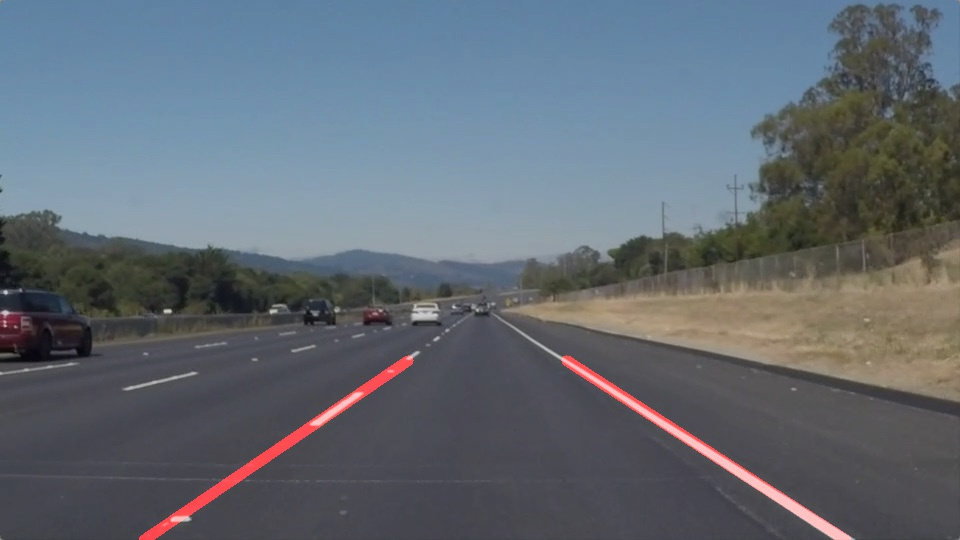
#> input picture test_images_out/solidWhiteRight.jpg, 960 x 540 px, found by its file name
$ jupyter execute --allow-errors P1.ipynb   (shell and % lines are left out)
#> lines starting #> are read from the running program, lines starting #| are printed output that depends on the picture; after the words box and inside, x2 and y2 are one past the last pixel; in counts of white or black regions, pixels touching at a corner belong together
# Self-Driving Car Engineer Nanodegree

## Project: **Finding Lane Lines on the Road**
***
In this project, you will use the tools you learned about in the lesson to identify lane lines on the road.  You can develop your pipeline on a series of individual images, and later apply the result to a video stream (really just a series of images). Check out the video clip "raw-lines-example.mp4" (also contained in this repository) to see what the output should look like after using the helper functions below.

Once you have a result that looks roughly like "raw-lines-example.mp4", you'll need to get creative and try to average and/or extrapolate the line segments you've detected to map out the full extent of the lane lines.  You can see an example of the result you're going for in the video "P1_example.mp4".  Ultimately, you would like to draw just one line for the left side of the lane, and one for the right.

In addition to implementing code, there is a brief writeup to complete. The writeup should be completed in a separate file, which can be either a markdown file or a pdf document. There is a [write up template](https://github.com/udacity/CarND-LaneLines-P1/blob/master/writeup_template.md) that can be used to guide the writing process. Completing both the code in the Ipython notebook and the writeup template will cover all of the [rubric points](https://review.udacity.com/#!/rubrics/322/view) for this project.

---
Let's have a look at our first image called 'test_images/solidWhiteRight.jpg'.  Run the 2 cells below (hit Shift-Enter or the "play" button above) to display the image.

**Note: If, at any point, you encounter frozen display windows or other confounding issues, you can always start again with a clean slate by going to the "Kernel" menu above and selecting "Restart & Clear Output".**

---

**The tools you have are color selection, region of interest selection, grayscaling, Gaussian smoothing, Canny Edge Detection and Hough Tranform line detection.  You  are also free to explore and try other techniques that were not presented in the lesson.  Your goal is piece together a pipeline to detect the line segments in the image, then average/extrapolate them and draw them onto the image for display (as below).  Once you have a working pipeline, try it out on the video stream below.**

---

<figure>

 <figcaption>
 <p></p>
 <p style="text-align: center;"> Your output should look something like this (above) after detecting line segments using the helper functions below </p>
 </figcaption>
</figure>
 <p></p>
<figure>

 <figcaption>
 <p></p>
 <p style="text-align: center;"> Your goal is to connect/average/extrapolate line segments to get output like this</p>
 </figcaption>
</figure>

**Run the cell below to import some packages.  If you get an `import error` for a package you've already installed, try changing your kernel (select the Kernel menu above --> Change Kernel).  Still have problems?  Try relaunching Jupyter Notebook from the terminal prompt.  Also, consult the forums for more troubleshooting tips.**

## Import Packages

[cell 1]
#importing some useful packages
import matplotlib.pyplot as plt
import matplotlib.image as mpimg
import numpy as np
import cv2

## Read in an Image

[cell 2]
#reading in an image
image = mpimg.imread('test_images/solidWhiteRight.jpg')
#> image is the input picture: shape (540, 960, 3); mean R, G, B 98, 106.1, 114.9

#printing out some stats and plotting
print('This image is:', type(image), 'with dimensions:', image.shape)
#| This image is: <class 'numpy.ndarray'> with dimensions: (540, 960, 3)
plt.imshow(image)  # if you wanted to show a single color channel image called 'gray', for example, call as plt.imshow(gray, cmap='gray')

## Ideas for Lane Detection Pipeline

**Some OpenCV functions (beyond those introduced in the lesson) that might be useful for this project are:**

`cv2.inRange()` for color selection
`cv2.fillPoly()` for regions selection
`cv2.line()` to draw lines on an image given endpoints
`cv2.addWeighted()` to coadd / overlay two images
`cv2.cvtColor()` to grayscale or change color
`cv2.imwrite()` to output images to file
`cv2.bitwise_and()` to apply a mask to an image

**Check out the OpenCV documentation to learn about these and discover even more awesome functionality!**

## Helper Functions

Below are some helper functions to help get you started. They should look familiar from the lesson!

[cell 3]
import math
import cv2
import numpy as np

"""Pipeline to process images and draw road lanes"""


def grayscale(img):
    """Applies the Grayscale transform
    This will return an image with only one color channel
    but NOTE: to see the returned image as grayscale
    (assuming your grayscaled image is called 'gray')
    you should call plt.imshow(gray, cmap='gray')"""
    return cv2.cvtColor(img, cv2.COLOR_RGB2GRAY)


def canny(img, low_threshold, high_threshold):
    """Applies the Canny transform"""
    return cv2.Canny(img, low_threshold, high_threshold)


def gaussian_blur(img, kernel_size):
    """Applies a Gaussian Noise kernel"""
    return cv2.GaussianBlur(img, (kernel_size, kernel_size), 0)


def region_of_interest(img, vertices):
    """
    Applies an image mask.

    Only keeps the region of the image defined by the polygon
    formed from `vertices`. The rest of the image is set to black.
    """
    # defining a blank mask to start with
    mask = np.zeros_like(img)

    # defining a 3 channel or 1 channel color to fill the mask with depending on the input image
    if len(img.shape) > 2:
        channel_count = img.shape[2]  # i.e. 3 or 4 depending on your image
        ignore_mask_color = (255,) * channel_count
    else:
        ignore_mask_color = 255

    # filling pixels inside the polygon defined by "vertices" with the fill color
    cv2.fillPoly(mask, vertices, ignore_mask_color)

    # returning the image only where mask pixels are nonzero
    masked_image = cv2.bitwise_and(img, mask)
    return masked_image


def extrapolate_line(list_x, list_y, min_allowed_slope, max_allowed_slope, img, color, thickness):
    """
    Fits listx, list_y to 1st deg polynomial.
    Tries polifit 1st and average if that does not work

    :param list_x: list of x's of points to be extrapolated
    :param list_y: list of y's of points to be extrapolated
    :param min_allowed_slope: min slope allowed
    :param max_allowed_slope: max slope allowed
    :param img:  image to be extrapolated on
    :param color: line color
    :param thickness:  line thickness
    :return :
    """
    if not list_x or not list_y:
        return

    imgy = img.shape[0]
    extrap_base_y = imgy  # lower y coord of extrapolation
    extrap_horizon_y = math.floor(imgy * 2. / 3.)  # upper y coord of extrapolation

    # Try polyfit
    m, b = np.polyfit(list_x, list_y, 1)
    if m < min_allowed_slope or m > max_allowed_slope:
        # Problem: all the lines are close by.  Try average slope for this.
        num_lines = int(len(list_x) / 2)
        sum_slope = 0
        sum_b = 0
        for i in np.arange(0, num_lines):
            p1, p2 = 2*i, 2*i+1
            x1, x2 = list_x[p1], list_x[p2]
            y1, y2 = list_y[p1], list_y[p2]
            slope = (y2 - y1) / (x2 - x1)
            bval = y1 - slope * x1
            sum_slope += slope
            sum_b += bval

        m, b = sum_slope/num_lines, sum_b/num_lines

    base_x = math.ceil((extrap_base_y - b) / m)
    horizon_x = math.ceil((extrap_horizon_y - b) / m)
    cv2.line(img, (base_x, extrap_base_y), (horizon_x, extrap_horizon_y), color, thickness)


def draw_lines(img, lines, color=[255, 0, 0], thickness=2):
    """
    Draws Hough lines on the image
    :param img: original image
    :param lines: Hough line list
    :param color: line color
    :param thickness: line thickness
    :return:
    """

    # Calculate max and min allowed line slopes on the left and the right side of the image
    extrap_imgshape = img.shape
    imgx = extrap_imgshape[1]
    imgy = extrap_imgshape[0]
    midx = imgx/2

    max_allowed_slope_right = imgy / (imgx / 2.)
    min_allowed_slope_right = (imgy / 2.) / imgx

    max_allowed_slope_left = -min_allowed_slope_right
    min_allowed_slope_left = -max_allowed_slope_right

    # Go through the lines deciding if they are on the right or the left side
    # of the image.  Skip the lines that are not aligned with the motion.
    left_x, left_y = [], []
    right_x, right_y = [], []
    for line in lines:
        for x1, y1, x2, y2 in line:
            slope = (y2-y1)/(x2-x1)
            if x1 > midx < x2:  # right side of img
                if not (max_allowed_slope_right > slope > min_allowed_slope_right):
                    continue
                right_x += [x1, x2]
                right_y += [y1, y2]
            elif x1 < midx > x2:   # left side of img
                if not (min_allowed_slope_left < slope < max_allowed_slope_left):
                    continue
                left_x += [x1, x2]
                left_y += [y1, y2]


    # draw left line
    if left_x and left_y:
        extrapolate_line(left_x, left_y, min_allowed_slope_left, max_allowed_slope_left, img, color, thickness)

    # draw right line
    if right_x and right_y:
        extrapolate_line(right_x, right_y, min_allowed_slope_right, max_allowed_slope_right, img, color, thickness)


def hough_lines(img, rho, theta, threshold, min_line_len, max_line_gap):
    """
    `img` should be the output of a Canny transform.

    Returns an image with Hough lines drawn.
    """
    lines = cv2.HoughLinesP(img, rho, theta, threshold, np.array([]), minLineLength=min_line_len, maxLineGap=max_line_gap)
    line_img = np.zeros((img.shape[0], img.shape[1], 3), dtype=np.uint8)
    draw_lines(line_img, lines, thickness=10)
    return line_img


def weighted_img(img, initial_img, a=0.8, b=1., y=0.):
    """
    `img` is the output of the hough_lines(), An image with lines drawn on it.
    Should be a blank image (all black) with lines drawn on it.

    `initial_img` should be the image before any processing.

    The result image is computed as follows:

    initial_img * α + img * β + γ
    NOTE: initial_img and img must be the same shape!
    """
    return cv2.addWeighted(initial_img, a, img, b, y)


def filter_color(rgb_img, hsv_img, lower_color, upper_color):
    """Filter colors between lower and upper rnages in hsv"""
    mask = cv2.inRange(hsv_img, lower_color, upper_color)
    return cv2.bitwise_and(rgb_img, rgb_img, mask=mask)

## Test Images

Build your pipeline to work on the images in the directory "test_images"
**You should make sure your pipeline works well on these images before you try the videos.**

[cell 4]
import os
os.listdir("test_images/")

## Build a Lane Finding Pipeline

Build the pipeline and run your solution on all test_images. Make copies into the `test_images_output` directory, and you can use the images in your writeup report.

Try tuning the various parameters, especially the low and high Canny thresholds as well as the Hough lines parameters.

[cell 5]
# Pipeline: draw lane lines on the test_images
# then save them to the test_images_output directory.

def draw_lane_pipeline(orig_img):
    """
    Pipeline: draw lane lines on the `orig_img` array
    Yellow Filter & White Filter ->  Gray Scale -> Gaussian Blur -> Canny > Hough Transform -> Draw Lines

    Return modified image arrays
    """

    # Pipeline parameters
    blur_kernel_size = 5
    canny_low_threshold = 50
    canny_high_threshold = 150

    # Define the Hough transform parameters
    rho = 2 # distance resolution in pixels of the Hough grid
    theta = np.pi/180 # angular resolution in radians of the Hough grid
    threshold = 1     # minimum number of votes (intersections in Hough grid cell)
    min_line_length = 20 #minimum number of pixels making up a line
    max_line_gap = 20    # maximum gap in pixels between connectable line segments

    # define range of yellow and white colors in HSV
    lower_yellow = np.array([15, 100, 150])
    upper_yellow = np.array([30, 255, 255])
    lower_white = np.array([0, 0, 215])
    upper_white = np.array([255, 50, 255])

    hsv = cv2.cvtColor(orig_img, cv2.COLOR_RGB2HSV)
    res_y = filter_color(orig_img, hsv, lower_yellow, upper_yellow)
    res_w = filter_color(orig_img, hsv, lower_white, upper_white)
    yw_image = cv2.bitwise_or(res_y, res_w)  # combine image

    gray_img = grayscale(yw_image)
    blur_gray = gaussian_blur(gray_img, blur_kernel_size)
    edges = canny(blur_gray, canny_low_threshold, canny_high_threshold)

    # Define a four sided polygon to mask a region to be analized with Hough
    imy,imx,dummy = orig_img.shape
    v1, v2, v3, v4 = (0, imy), (math.floor(imx/2), math.floor(imy/2 + 50)), (math.floor(imx/2 + 50), math.floor(imy/2) + 50), (imx, imy)
    vertices = np.array([[v1, v2, v3, v4]], dtype=np.int32)
    masked_image = region_of_interest(edges, vertices)

    hough_line_img = hough_lines(masked_image, rho, theta, threshold, min_line_length, max_line_gap)

    return weighted_img(hough_line_img, orig_img)

[cell 6]
"""
Process images from TEST_INPUT_DIR and output them into TEST_OUTPUT_DIR
"""
TEST_INPUT_DIR = "test_images/"
TEST_OUTPUT_DIR = "test_images_out/"

def dir_exists(dir):
    """Test if dir exists"""
    return os.path.exists(dir) and os.path.isdir(dir)

if not dir_exists(TEST_OUTPUT_DIR):
    os.mkdir(TEST_OUTPUT_DIR)

test_imgs = os.listdir(TEST_INPUT_DIR)
for img_name in test_imgs:
    img_read = mpimg.imread(TEST_INPUT_DIR + img_name)
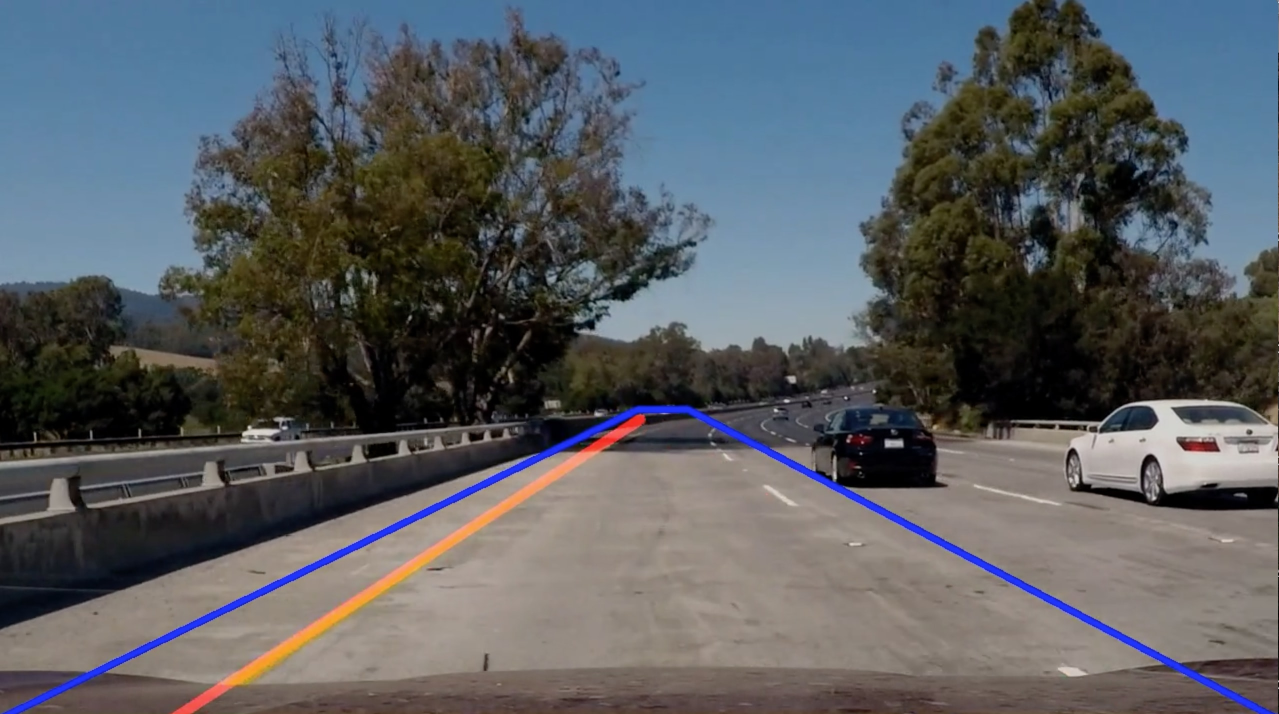
#> input picture test_images/movie_test.jpg, 2558 x 1428 px (shown at 1/2 size)
#> img_read is the input picture: shape (1428, 2558, 3); mean R, G, B 88.6, 92.3, 96.3
    lane_img = draw_lane_pipeline(img_read)
#> in region_of_interest, `cv2.fillPoly(mask, vertices, ignore_mask_color)`:
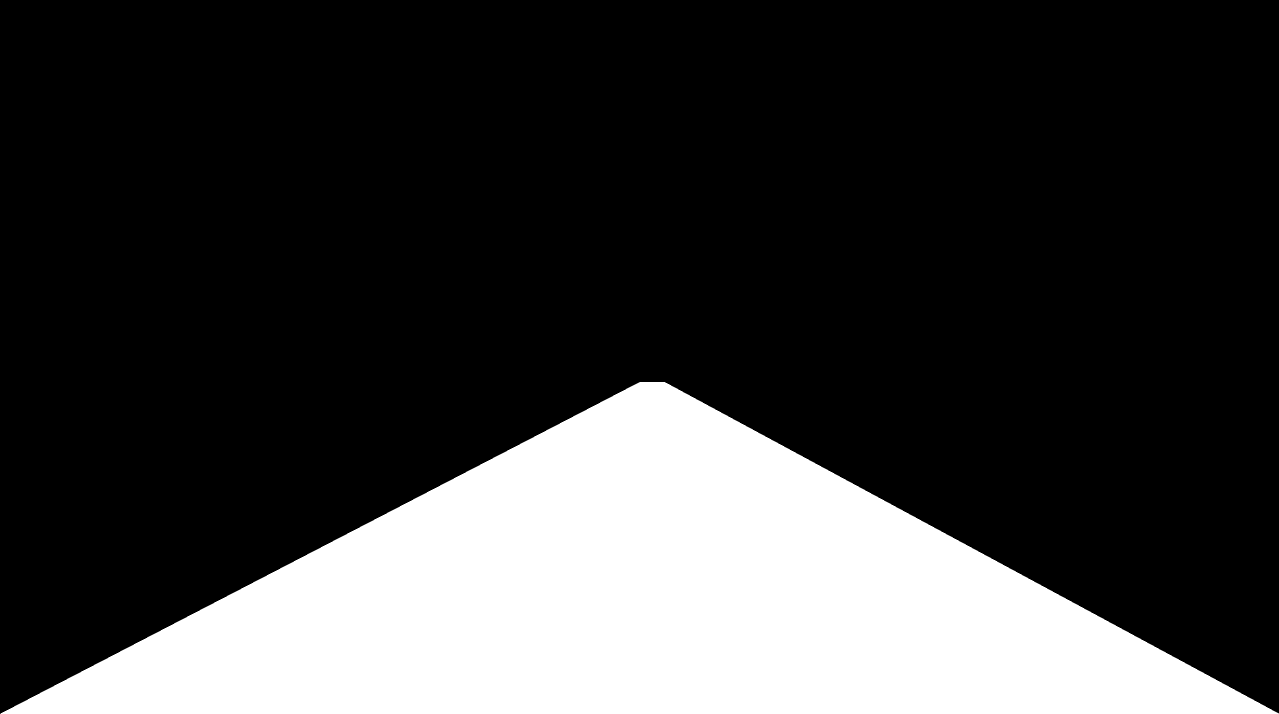
#> mask: shape (1428, 2558) (shown at 1/2 size); 23.7% white; 1 white region, box (x1, y1, x2, y2) and area: (1, 764, 2558, 1428) 866445
#> in hough_lines, `lines = cv2.HoughLinesP(img, rho, theta, threshold, np.array([]), minL..`: lines = 54 rows, first 6: [672, 1227, 692, 1213], [747, 1200, 792, 1173], [842, 1136, 883, 1110], [468, 1370, 474, 1350], [596, 1276, 639, 1245], [926, 1065, 954, 1056]
#> the loop in draw_lines, `for line in lines:` made 54 passes
#> after the loop in draw_lines, `for line in lines:`: left_x = 82 values, max 1014 at index 23, min 465 at index 16, mean 775.6; left_y = 82 values, max 1357 at index 16, min 1007 at index 23, mean 1169.8; right_x = [2119, 2139, 1538, 1561, 1534, 1559, 1548, 1580, 1535, 1582]; right_y = [1338, 1350, 973, 995, 972, 994, 981, 1008, 972, 1005]
#> in extrapolate_line, `m, b = np.polyfit(list_x, list_y, 1)`: m = -0.65; b = 1674.2
#> in extrapolate_line, `base_x = math.ceil((extrap_base_y - b) / m)`: base_x = 379
#> in extrapolate_line, `horizon_x = math.ceil((extrap_horizon_y - b) / m)`: horizon_x = 1111
#> call 2 of extrapolate_line, with min_allowed_slope = 0.279, max_allowed_slope = 1.12, thickness = 10
#> in extrapolate_line (call 2), `m, b = np.polyfit(list_x, list_y, 1)`: m = 0.621; b = 21.4
#> in extrapolate_line (call 2), `base_x = math.ceil((extrap_base_y - b) / m)`: base_x = 2264
#> in extrapolate_line (call 2), `horizon_x = math.ceil((extrap_horizon_y - b) / m)`: horizon_x = 1498
#> in extrapolate_line (call 2), `cv2.line(img, (base_x, extrap_base_y), (horizon_x, extrap_horizon_y), ..`:
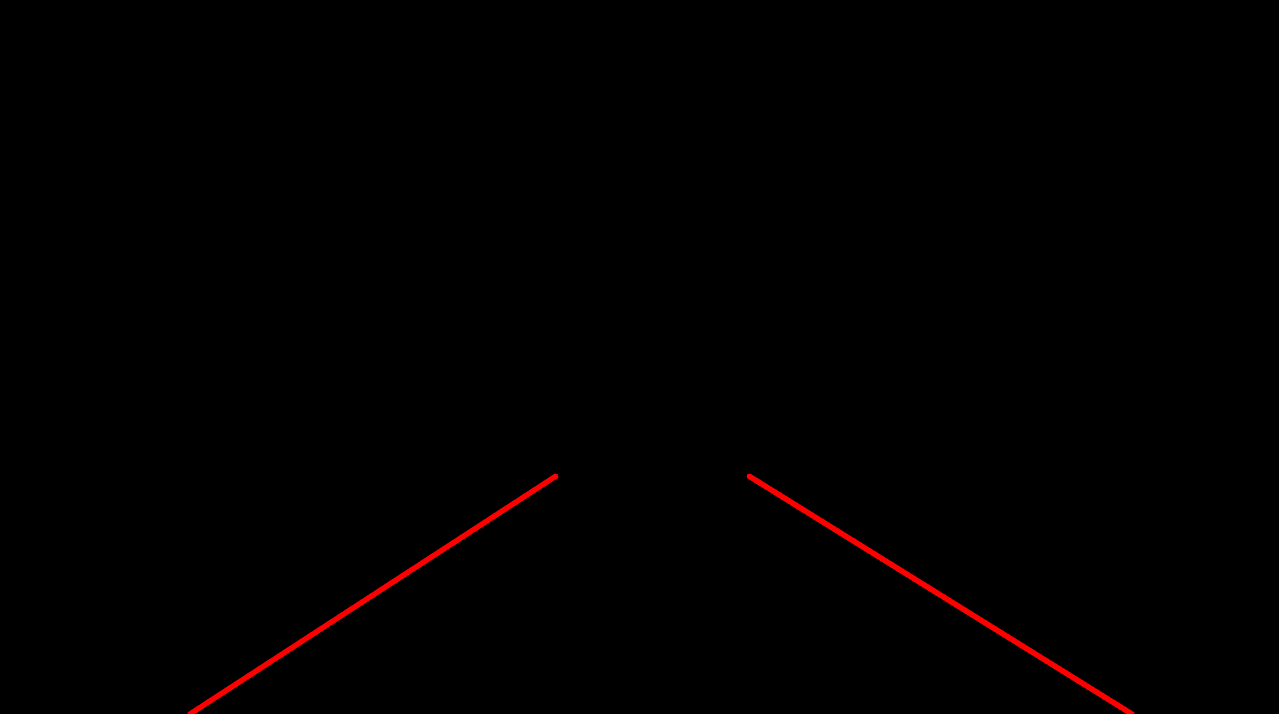
#> img: shape (1428, 2558, 3) (shown at 1/2 size); mean of channels 0, 1, 2 1.4, 0, 0; drawn as R, G, B
#> in weighted_img, `return cv2.addWeighted(initial_img, a, img, b, y)`:
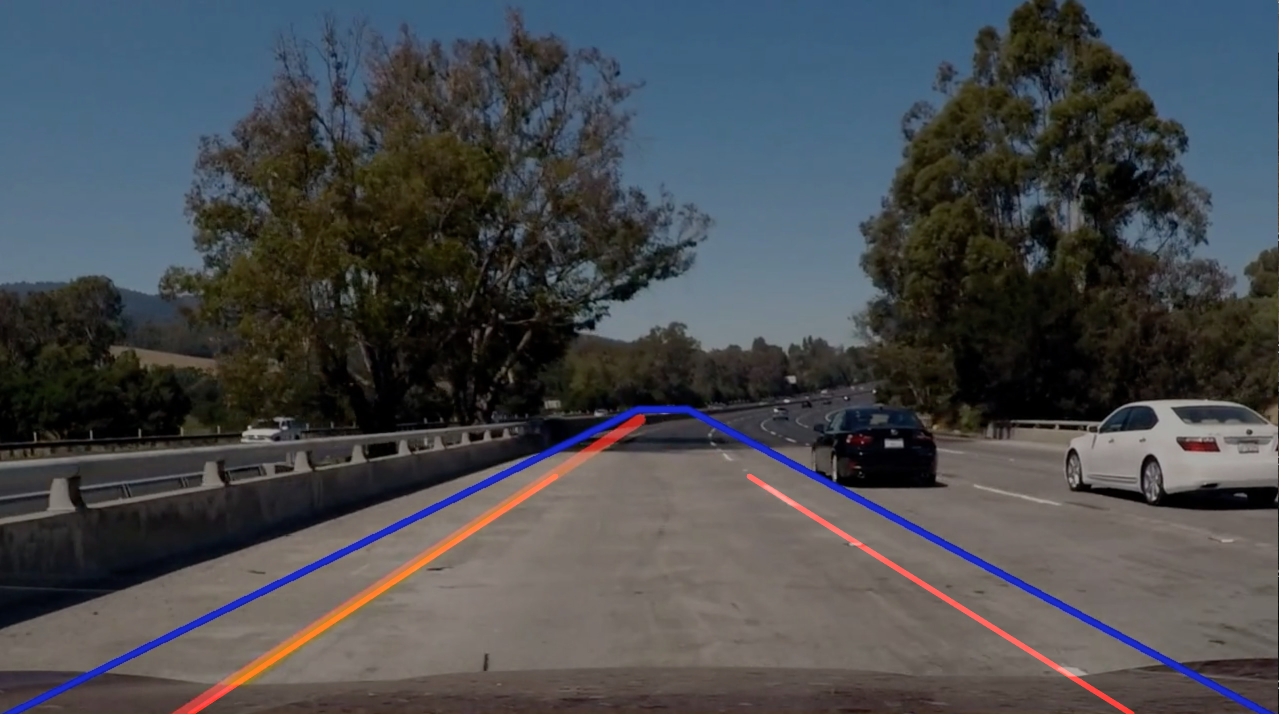
#> returned value: shape (1428, 2558, 3) (shown at 1/2 size); mean of channels 0, 1, 2 71.4, 73.8, 77; drawn as R, G, B
    mpimg.imsave(TEST_OUTPUT_DIR + img_name, lane_img, format='jpg')
